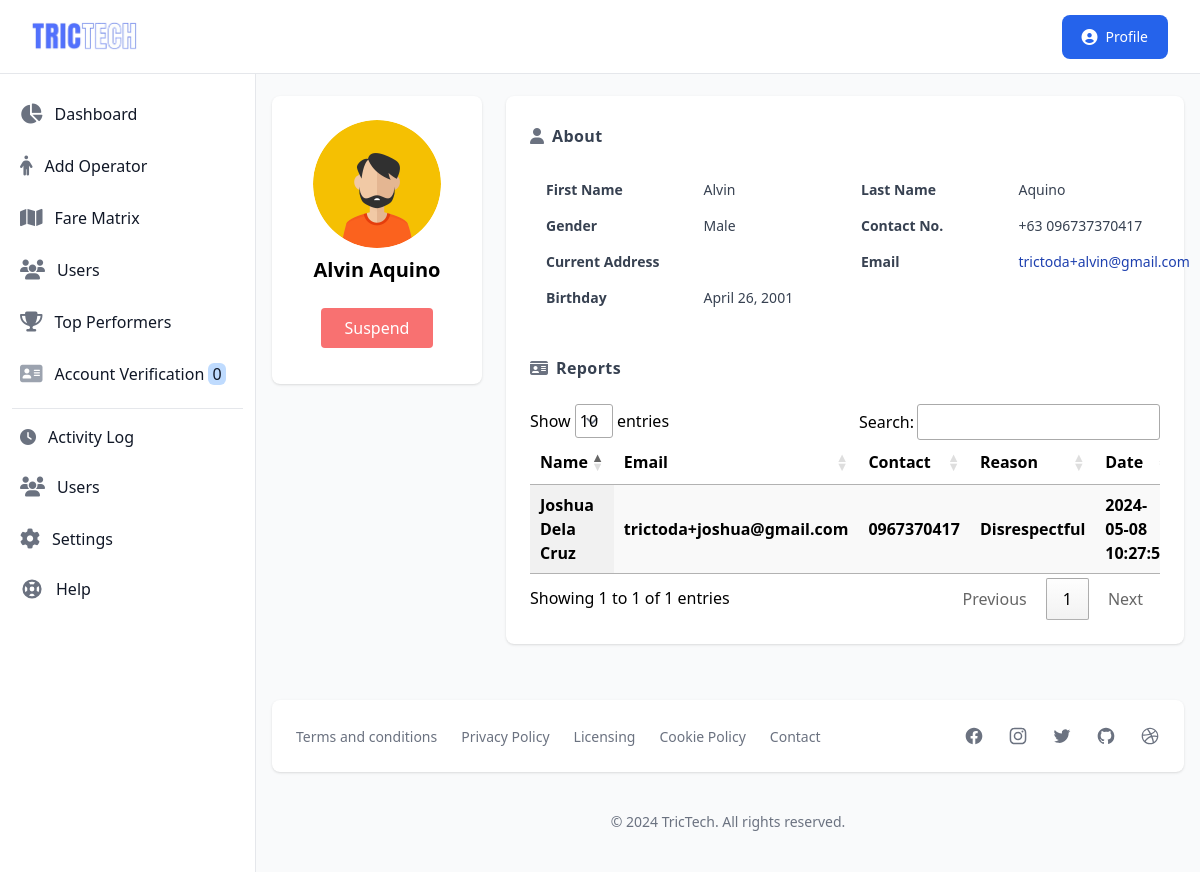
The app's page /reported-passenger.php?account_id=4e3f190567e02b80 (signed in) with its own data.
### tables this page shows
CREATE TABLE `account` (
  `id` int(11) NOT NULL,
  `unique_id` varchar(100) NOT NULL,
  `profile_img` varchar(250) DEFAULT NULL,
  `fname` varchar(50) NOT NULL,
  `lname` varchar(50) NOT NULL,
  `email` varchar(50) NOT NULL,
  `contact` varchar(20) NOT NULL,
  `birthdate` varchar(20) DEFAULT NULL,
  `address` varchar(100) DEFAULT NULL,
  `password` varchar(255) NOT NULL,
  `status` varchar(20) NOT NULL,
  `suspension` varchar(30) DEFAULT 'NO',
  `suspension_reason` varchar(255) DEFAULT NULL,
  `position` varchar(20) NOT NULL,
  `type` varchar(30) NOT NULL,
  `vercode` varchar(6) DEFAULT NULL,
  `date` varchar(50) NOT NULL
);

CREATE TABLE `reports` (
  `id` int(11) NOT NULL,
  `report_id` text NOT NULL,
  `driver_id` varchar(50) NOT NULL,
  `passenger_id` varchar(50) NOT NULL,
  `reason` varchar(250) NOT NULL,
  `report_by` varchar(50) NOT NULL,
  `created_at` varchar(50) NOT NULL,
  `timestamp` timestamp NOT NULL DEFAULT current_timestamp() ON UPDATE current_timestamp()
);

### reported-passenger.php (the view, shortened to what the rows shown need)
<?php
    include './database/connect.php';
    $approval_id = $_GET["account_id"] ?? "";
    $sqlApproval = mysqli_query($conn,"SELECT * FROM account WHERE unique_id = '$approval_id';");
    if(mysqli_num_rows($sqlApproval) > 0){
        while($row = mysqli_fetch_assoc($sqlApproval)){
            $getId = $row["id"];
            $getFirstName = $row["fname"];
            $getLastName = $row["lname"];
            $getEmail = $row["email"];
            $getContact = $row["contact"];
            $getBirth = $row["birthdate"];
            $getProfileImg = $row["profile_img"];
        }
    }
?>
<!DOCTYPE html>
<html lang="en">
<head>
    <link rel="stylesheet" href="dist/output.css">
    <link rel="stylesheet" href="https://cdn.datatables.net/1.13.1/css/jquery.dataTables.min.css">
    <link rel="stylesheet" href="https://cdnjs.cloudflare.com/ajax/libs/font-awesome/6.2.1/css/all.min.css" />
    <link rel="stylesheet" href="https://cdn.jsdelivr.net/npm/tw-elements/dist/css/index.min.css" />
    <script src="https://cdn.tailwindcss.com"></script>
</head>
<body>
    <div>
        <div class="flex overflow-hidden bg-white pt-16">
                <div id="main-content" class="h-full w-full bg-gray-50 relative overflow-y-auto lg:ml-64">
                <main>
                    <div class="">
                        <div class="container mx-auto py-8">
                            <div class="grid grid-cols-4 sm:grid-cols-12 gap-6 px-4">
                                <div class="col-span-4 sm:col-span-3">
                                    <div class="bg-white shadow rounded-lg p-6 pb-9">
                                        <div class="flex flex-col items-center">
                                            <img class="w-32 h-32 mb-2 rounded-full" src="images/profile/<?php echo $getProfileImg ?? "profile.png"; ?>" alt="Rounded avatar">
                                            <h1 class="text-xl font-bold"><?php echo $getFirstName ." ". $getLastName; ?></h1>
                                            <div class="mt-6 flex flex-wrap gap-1 justify-center">
                                                <button onclick="suspendAccount(<?php echo $getId; ?>, '<?php echo $getEmail; ?>')" type="button" class="bg-red-400 hover:bg-red-400 text-white py-2 px-6 rounded">Suspend</button>
                                            </div>
                                        </div>
                                    </div>
                                </div>
                                <div class="col-span-4 sm:col-span-9">
                                    <div class="bg-white shadow rounded-lg p-6">
                                            <div class="text-gray-700">
                                                <div class="grid md:grid-cols-2 text-sm">
                                                    <div class="grid grid-cols-2">
                                                        <div class="px-4 py-2 font-bold">First Name</div>
                                                        <div class="px-4 py-2"><?php echo $getFirstName; ?></div>
                                                    </div>
                                                    <div class="grid grid-cols-2">
                                                        <div class="px-4 py-2 font-bold">Last Name</div>
                                                        <div class="px-4 py-2"><?php echo $getLastName; ?></div>
                                                    </div>
                                                    <div class="grid grid-cols-2">
                                                        <div class="px-4 py-2 font-bold">Contact No.</div>
                                                        <div class="px-4 py-2">+63 <?php echo $getContact; ?></div>
                                                    </div>
                                                    <div class="grid grid-cols-2">
                                                        <div class="px-4 py-2">
                                                            <a class="text-blue-800" href="mailto:jane@example.com"><?php echo $getEmail;  ?></a>
                                                        </div>
                                                    </div>
                                                    <div class="grid grid-cols-2">
                                                        <div class="px-4 py-2 font-bold">Birthday</div>
                                                        <div class="px-4 py-2"><?php echo date("F d, Y", strtotime($getBirth)); ?></div>
                                                    </div>
                                                </div>
                                            </div>
                                            <div>
                                            <table id="table_reports" class="display" cellspacing="0">
                                                    <thead>
                                                        <tr>
                                                            <th scope="col" class="py-3 px-6">Name</th>
                                                            <th scope="col" class="py-3 px-6">Email</th>
                                                            <th scope="col" class="py-3 px-6">Contact</th>
                                                            <th scope="col" class="py-3 px-6">Reason</th>
                                                            <th scope="col" class="py-3 px-6">Date</th>
                                                        </tr>
                                                    </thead>
                                                    <tbody>
                                                        <?php
                                                            $sql = mysqli_query($conn, "SELECT * FROM reports WHERE report_by = 'driver' AND passenger_id = '$approval_id'");
                                                            if(mysqli_num_rows($sql) > 0){
                                                                while($row = mysqli_fetch_assoc($sql)){
                                                                    extract($row);
                                                                    $sqlApproval = mysqli_query($conn,"SELECT * FROM account WHERE unique_id = '$driver_id';");
                                                                    if(mysqli_num_rows($sqlApproval) > 0){
                                                                        while($row = mysqli_fetch_assoc($sqlApproval)){
                                                                            $getPassFirstName = $row["fname"];
                                                                            $getPassLastName = $row["lname"];
                                                                            $getPassEmail = $row["email"];
                                                                            $getPassContact = $row["contact"];
                                                                        }
                                                                    }
                                                                    ?>
                                                                    <tr>
                                                                        <td scope="row"><b><?php echo $getPassFirstName. " " . $getPassLastName; ?></b></td>
                                                                        <td scope="row"><b><?php echo $getPassEmail; ?></b></td>
                                                                        <td scope="row"><b><?php echo $getPassContact; ?></b></td>
                                                                        <td scope="row"><b><?php echo $reason; ?></b></td>
                                                                        <td scope="row"><b><?php echo $created_at; ?></b></td>
                                                                    </tr>
                                                                    <?php
                                                                }
                                                            }
                                                        ?>
                                                    </tbody>
                                                </table>
                                            </div>
                                    </div>
                                </div>
                            </div>
                        </div>
                    </div>
                </main>
            </div>
        </div>
    </div>
</body>
</html>

### records on screen
account: fname "Alvin", lname "Aquino", contact "096737370417", email "trictoda+alvin@gmail.com", birthdate "April 26, 2001"
reports: account.fname "Joshua", account.lname "Dela Cruz", account.email "trictoda+joshua@gmail.com", account.contact "0967370417", reason "Disrespectful", created_at "2024-05-08…"

### other values on screen
$rowcount "0"
